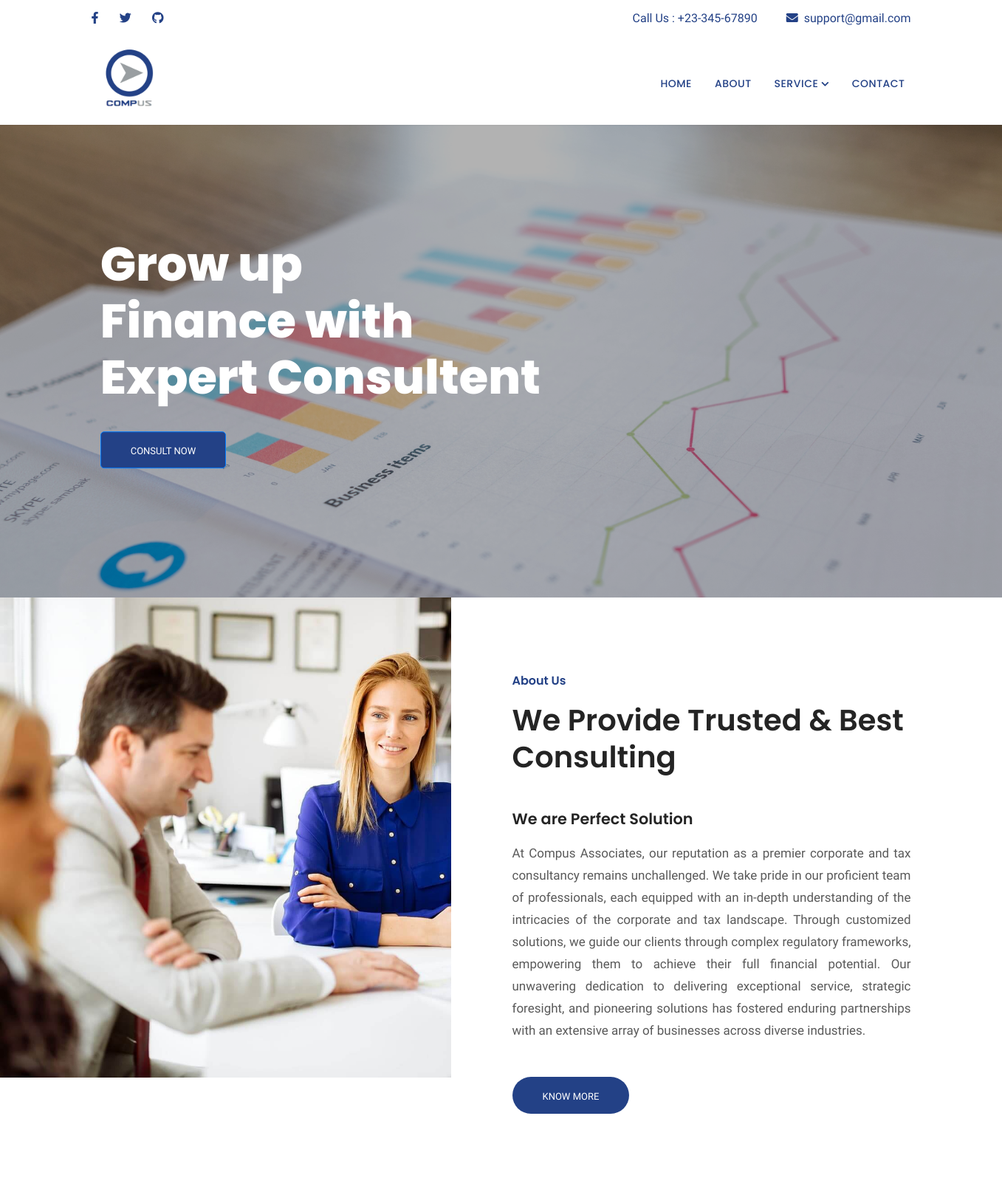
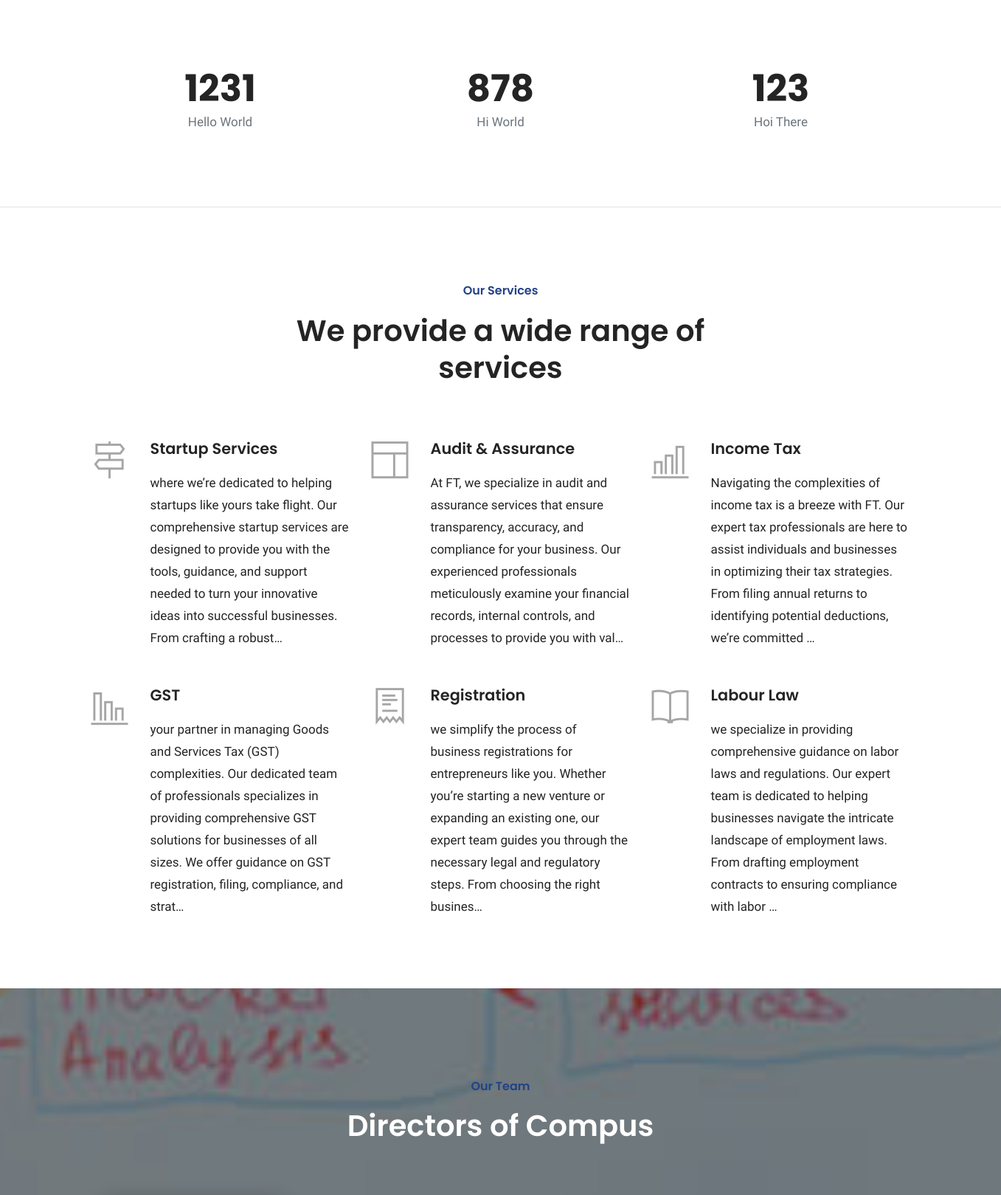
The page / (upper part) on the database its author committed (2 pictures, top to bottom).
### base/models.py (models this page shows, shortened)
class NumberData(models.Model):
    name = models.CharField(max_length=255)
    number = models.CharField(max_length=255)
    class Meta:
        db_table = ""
        verbose_name = "NumberData"
        verbose_name_plural = "NumberDatas"

class Service(models.Model):
    name = models.CharField(max_length=255)
    description = models.TextField(null=True)
    subs = models.ManyToManyField(SubService, blank=True)
    icon = models.CharField(max_length=255, help_text="themify-icons name eg: car, home, user, etc", null=True, blank=True)
    class Meta:
        db_table = ""
        verbose_name = "Service"
        verbose_name_plural = "Services"

### base/views.py (the view)
# urls.py: path('', index, name='index'),
def index(request):
    services = Service.objects.all()
    return render(
        request,
        "index.html",
        {
            "services": services,
            "numberData": NumberData.objects.all(),
            "team": Director.objects.all(),
            "testi": Testimonial.objects.all(),
        },
    )

### templates/index.html (shortened to what this page needs)
{% extends "base.html" %} {% load static %} {% block content %}
 <div id="carouselExampleControls" class="carousel slide carousel-fade " data-bs-ride="carousel" data-bs-interval="2000">
        <div class="carousel-inner">
            <div class="carousel-item">
                <img src="{% static 'images/bg/home-1.png' %}" class="d-block w-100 car-img">
                <div class="carousel-caption d-block">
                   <h5>Grow up </br> Finance with </br> Expert Consultent</h5>
                    <br>
                    <button type="button" class="btn btn-primary">Consult Now</button>
                </div>
            </div>
        </div>
    </div>
<section class="section about position-relative">
  <div class="bg-about"></div>
  <div class="container">
    <div class="row">
      <div class="col-lg-6 offset-lg-6 offset-md-0">
        <div class="about-item">
          <span class="h6 text-color">About Us</span>
          <h2 class="mt-3 mb-4 position-relative content-title">
            We Provide Trusted & Best Consulting
          </h2>
          <div class="about-content">
            <h4 class="mb-3 position-relative">We are Perfect Solution</h4>
            <p class="mb-5">
            At Compus Associates, our reputation as a premier corporate and tax consultancy remains unchallenged. We take pride in our proficient team of professionals, each equipped with an in-depth understanding of the intricacies of the corporate and tax landscape. Through customized solutions, we guide our clients through complex regulatory frameworks, empowering them to achieve their full financial potential. Our unwavering dedication to delivering exceptional service, strategic foresight, and pioneering solutions has fostered enduring partnerships with an extensive array of businesses across diverse industries.
            </p>
            <a href="/about" class="btn btn-main btn-round-full">Know More</a>
          </div>
        </div>
      </div>
    </div>
  </div>
</section>
<section class="section counter">
  <div class="container">
    <div class="row">
      {% for i in numberData %}
      <div class="col-lg-4 col-md-6 col-sm-6">
        <div class="counter-item text-center mb-5 mb-lg-0">
          <h3 class="mb-0">
            <span class="counter-stat font-weight-bold">{{i.number}}</span>
          </h3>
          <p class="text-muted">{{i.name}}</p>
        </div>
      </div>
      {% endfor %}
    </div>
  </div>
</section>
{% if services %}
<section class="section service border-top pb-5">
	<div class="container">
		<div class="row justify-content-center">
			<div class="col-lg-7 text-center">
				<div class="section-title">
					<span class="h6 text-color">Our Services</span>
					<h2 class="mt-3 content-title ">We provide a wide range of services </h2>
				</div>
			</div>
		</div>
		<div class="row">
			{% for i in services %}
      <div class="col-lg-4 col-md-6 col-sm-6 serv-card">
      <a href="{% url 'service-detail' i.id %}">
          <div class="service-item mb-5">
            <i class="ti-{{i.icon}} logo-ser"></i>
            <h4 class="mb-3">{{i.name}}</h4>
            <p style="text-align: left;">{{i.description|truncatechars:255}}</p>
          </div>
      </a>
    </div>
      {% endfor %}
		</div>
	</div>
</section>
{% endif %}
{% if team %}
<section class="cta section ">
  <div class="container">
    <div class="row justify-content-center">
			<div class="col-lg-7 text-center">
				<div class="section-title">
					<span class="h6 text-color">Our Team</span>
					<h2 class="mt-3 content-title " style="color: white;">Directors of Compus </h2>
				</div>
			</div>
		</div>
    </div>
</section>
{% endif %}
{% endblock content %}

### templates/base.html (shortened to what this page needs)
{% load static %}
<!DOCTYPE html>
<html lang="zxx">
  <head>
    <link
      href="https://cdn.jsdelivr.net/npm/bootstrap@5.0.2/dist/css/bootstrap.min.css"
      rel="stylesheet"
    />
    <link
      rel="stylesheet"
      href="{% static 'plugins/bootstrap/bootstrap.min.css' %}"
    />
    <link
      rel="stylesheet"
      href="{% static 'plugins/themify/css/themify-icons.css' %}"
    />
    <link
      rel="stylesheet"
      href="{% static 'plugins/fontawesome/css/all.min.css' %}"
    />
    <link
      rel="stylesheet"
      href="{% static 'plugins/magnific-popup/magnific-popup.css' %}"
    />
    <link rel="stylesheet" href="{% static 'plugins/slick/slick.css' %}" />
    <link
      rel="stylesheet"
      href="{% static 'plugins/slick/slick-theme.css' %}"
    />
    <link rel="stylesheet" href="{% static 'css/style.css' %}" />
  </head>
  <body>
    <div class="header-top">
      <div class="container">
        <div class="row justify-content-between align-items-center">
          <div class="col-lg-2 col-md-4">
            <div
              class="header-top-socials text-center text-lg-left text-md-left"
            >
              <a
                href="https://www.facebook.com/themefisher"
                aria-label="facebook"
                ><i class="fab fa-facebook-f"></i
              ></a>
              <a href="https://twitter.com/themefisher" aria-label="twitter"
                ><i class="fab fa-twitter"></i
              ></a>
              <a href="https://github.com/themefisher/" aria-label="github"
                ><i class="fab fa-github"></i
              ></a>
            </div>
          </div>
          <div
            class="col-lg-10 col-md-8 text-center text-lg-right text-md-right"
          >
            <div class="header-top-info mb-2 mb-md-0">
              <a href="tel:+23-345-67890"
                >Call Us : <span>+23-345-67890</span></a
              >
              <a href="mailto:support@gmail.com"
                ><i class="fas fa-envelope mr-2"></i
                ><span>support@gmail.com</span></a
              >
            </div>
          </div>
        </div>
      </div>
    </div>
    <header class="navigation">
      <div id="navbar">
        <div class="sticky">
          <div class="container">
            <div class="row">
              <div class="col-lg-12">
                <nav id="my-navbar" class="navbar navbar-expand-lg px-0 pt-0">
                  <a class="navbar-brand" href="/">
                    <img
                      class="logo-main"
                      src="{% static 'images/logo-trans.png' %}"
                    />
                  </a>
                  <div
                    class="collapse navbar-collapse text-left"
                    id="navbarsExample09"
                  >
                    <ul class="navbar-nav ml-auto pt-3">
                      <li class="nav-item active">
                        <a class="nav-link" href="{% url 'index' %}">Home</a>
                      </li>
                      <li class="nav-item">
                        <a class="nav-link" href="{% url 'about' %}">About</a>
                      </li>
                      <li class="nav-item dropdown @@about">
                        <a
                          class="nav-link dropdown-toggle"
                          href="{% url 'service' %}"
                          >Service
                          <i class="fas fa-chevron-down small drop-icon"></i
                        ></a>
                      </li>
                      <li class="nav-item @@contact">
                        <a class="nav-link" href="{% url 'contact' %}"
                          >Contact</a
                        >
                      </li>
                    </ul>
                  </div>
                </nav>
              </div>
            </div>
          </div>
        </div>
      </div>
    </header>
    {% block content %} {% endblock content %}
  </body>
</html>

### static/css/style.css (style rules this page uses)
html { overflow-x: hidden; }
body { line-height: 1.5; font-family: "Hind", serif; -webkit-font-smoothing: antialiased; font-size: 17px; color: rgba(0, 0, 0, 0.65); }
h1, .h1, h2, .h2, h3, .h3, h4, .h4, h5, .h5, h6, .h6 { font-family: "Poppins", sans-serif; font-weight: 600; color: #242424; }
h2, .h2 { font-size: 2rem; font-weight: 600; line-height: 42px; }
h3, .h3 { font-size: 1.5rem; }
h4, .h4 { font-size: 1.3rem; line-height: 30px; }
h5, .h5 { font-size: 1.25rem; }
h6, .h6 { font-size: 1rem; }
p { line-height: 30px; }
.btn { display: inline-block; font-size: 14px; font-size: 0.8125rem; font-weight: 500; padding: 1rem 2.5rem 0.8rem; text-transform: uppercase; border-radius: 0; transition: 0.3s; }
.btn-main, .btn-small, .btn-transparent { background:#234186; color: #fff; transition: all 0.2s ease; }
.btn-round-full { border-radius: 50px; }
.section { padding: 100px 0; }
.section-title { margin-bottom: 70px; }
.overly, .hero-img, .cta, .slider, .page-title { position: relative; }
.overly:before, .hero-img:before, .cta:before, .slider:before, .page-title:before { content: ""; position: absolute; left: 0; top: 0; bottom: 0; right: 0; width: 100%; height: 100%; opacity: 0.5; background: #000; }
.text-color { color: #234186; }
a { color: #242424; text-decoration: none; }
.content-title { font-size: 40px; line-height: 50px; }
header { position: sticky; top: 0; z-index: 99999; scroll-behavior: smooth; }
#navbar { background: white; box-shadow: 0 1px 2px rgba(0, 0, 0, 0.05); z-index: 999; position: sticky; top: 0; }
#navbar li { padding-left: 15px; }
#navbar .nav-link { font-family: "Poppins", sans-serif; font-weight: 500; color: #234186; text-transform: uppercase; font-size: 14px; letter-spacing: 0.5px; transition: all 0.25s ease; }
.navbar-brand .logo-main { width: 100px; height: 100px; }
.header-top { background: #fff; color: #919194; border-bottom: 1px solid white; position: sticky; top: 0; z-index: 9999 ; }
.header-top .header-top-socials { border-right: 1px solid white; padding: 12px 0px; }
.header-top .header-top-socials { margin-left: -8px; }
.header-top .header-top-socials a { color: #234186; margin-right: 8px; font-size: 16px; padding: 0 8px; }
.header-top .header-top-info { color: #234186; font-size: 16px; }
.header-top .header-top-info a span { color: #234186; }
.header-top .header-top-info a { margin-left: 35px; color: #234186; }
.navbar-brand { color: #234186; font-weight: 600; letter-spacing: 1px; }
.dropdown-toggle::after { display: none; }
.carousel-caption { position: absolute; left: 10%; top: 46%; transform: translateY(-50%); text-align: left; }
.carousel-caption h5 { color: #ffff; font-family: 'Poppins', sans-serif; font-size: 4rem; font-weight: 800; }
.carousel-caption button { border-radius: 5px; color: white; background:#234186 ; }
.car-img { height: 80vh; object-fit:cover; filter: brightness(0.7); }
.bg-about { position: absolute; content: ""; left: 0px; top: 0px; width: 45%; min-height: 650px; background: url("../images/about/home-8.jpg") no-repeat; background-size: cover; }
.about-content { padding: 20px 0px 0px 0px; text-align: justify; }
.about-content h4 { font-weight: 600; }
.counter-item .counter-stat { font-size: 50px; }
.counter-item p { margin-bottom: 0px; }
.service-item { position: relative; padding-left: 80px; }
.service-item i { position: absolute; left: 0px; top: 5px; font-size: 50px; opacity: 0.4; }
.cta { background: url("../images/bg/home-3.jpg") fixed 50% 50%; background-size: cover; padding: 120px 0px; }
.service p { text-align: left; }
.service .service-item { border-radius: 10px; cursor: pointer; }

### rows shown on the page
NumberData: number "1231", name "Hello World"
NumberData: number "878", name "Hi World"
NumberData: number "123", name "Hoi There"
Service: name "Startup Services", description "where we’re dedicated to helping startups like yours take flight. Our comprehensive startup services are designed to provide you with the tools, guidance, and support needed to turn your innovative ideas into successful businesses. From crafting a robust…"
Service: name "Audit & Assurance", description "At FT, we specialize in audit and assurance services that ensure transparency, accuracy, and compliance for your business. Our experienced professionals meticulously examine your financial records, internal controls, and processes to provide you with val…"
Service: name "Income Tax", description "Navigating the complexities of income tax is a breeze with FT. Our expert tax professionals are here to assist individuals and businesses in optimizing their tax strategies. From filing annual returns to identifying potential deductions, we’re committed …"
Service: name "GST", description "your partner in managing Goods and Services Tax (GST) complexities. Our dedicated team of professionals specializes in providing comprehensive GST solutions for businesses of all sizes. We offer guidance on GST registration, filing, compliance, and strat…"
Service: name "Registration", description "we simplify the process of business registrations for entrepreneurs like you. Whether you’re starting a new venture or expanding an existing one, our expert team guides you through the necessary legal and regulatory steps. From choosing the right busines…"
Service: name "Labour Law", description "we specialize in providing comprehensive guidance on labor laws and regulations. Our expert team is dedicated to helping businesses navigate the intricate landscape of employment laws. From drafting employment contracts to ensuring compliance with labor …"
